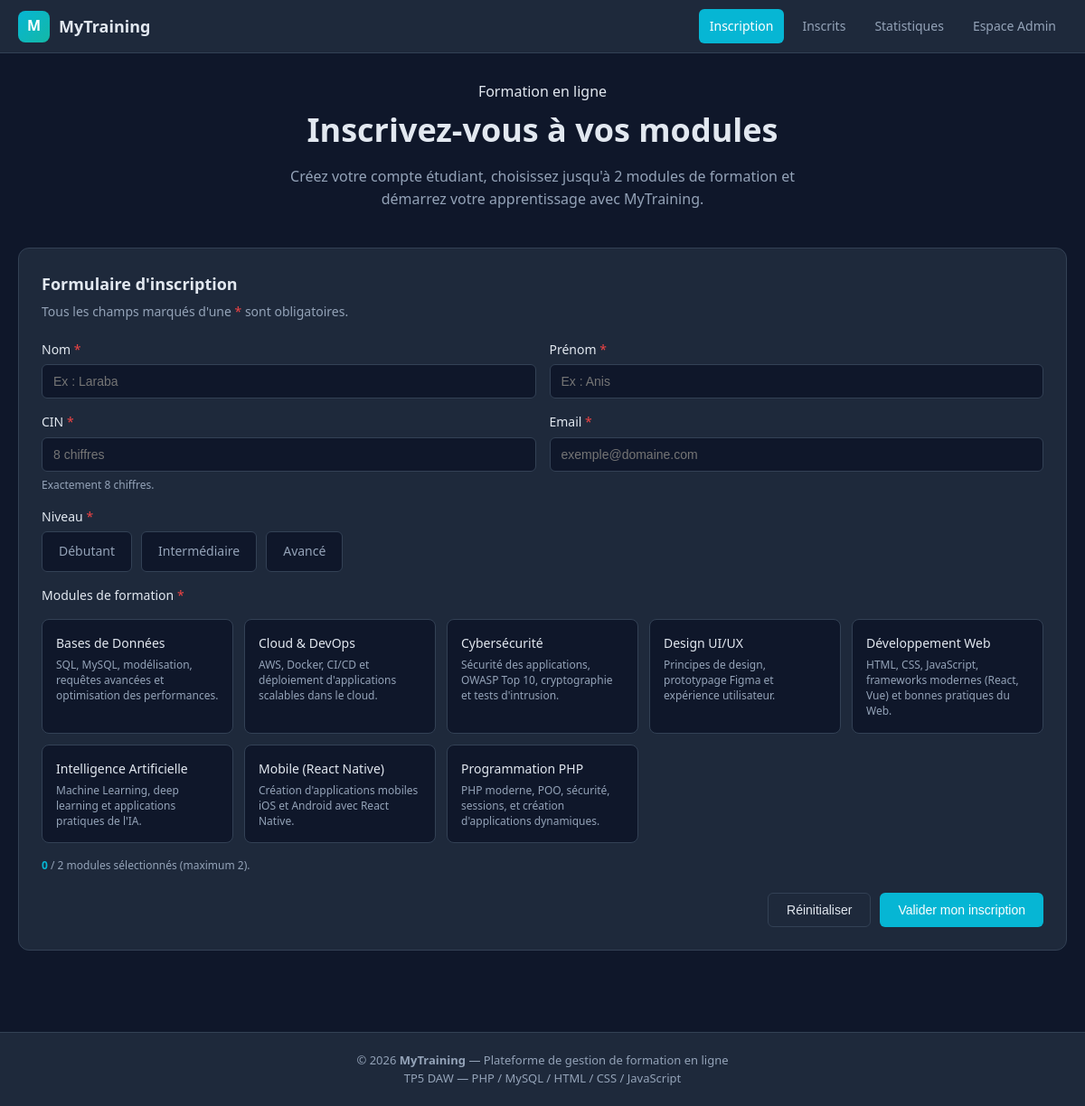
The page / on the database its author committed.
### tables this page shows
CREATE TABLE modules (
  id           INT AUTO_INCREMENT PRIMARY KEY,
  nom_module   VARCHAR(100) NOT NULL,
  description  TEXT,
  icone        VARCHAR(50) DEFAULT 'book'
);

### index.php (the view, shortened to what this page needs)
<?php
require_once __DIR__ . '/includes/db.php';
$modules = $pdo->query("SELECT * FROM modules ORDER BY nom_module")->fetchAll();
include __DIR__ . '/includes/header.php';
?>
<section class="hero">
    <span class="hero-eyebrow">Formation en ligne</span>
    <h1>Inscrivez-vous à vos modules</h1>
    <p>Créez votre compte étudiant, choisissez jusqu'à 2 modules de formation et démarrez votre apprentissage avec MyTraining.</p>
</section>
<div class="card">
    <h2 class="card-title">Formulaire d'inscription</h2>
    <p class="card-subtitle">Tous les champs marqués d'une <span style="color:#ef4444">*</span> sont obligatoires.</p>
    <form action="traitement.php" method="POST" onsubmit="return Verif();" novalidate>
        <div class="form-grid">
            <div class="form-row">
                <label for="nom">Nom <span class="required">*</span></label>
                <input type="text" id="nom" name="nom" placeholder="Ex : Laraba" autocomplete="family-name">
            </div>
            <div class="form-row">
                <label for="prenom">Prénom <span class="required">*</span></label>
                <input type="text" id="prenom" name="prenom" placeholder="Ex : Anis" autocomplete="given-name">
            </div>
            <div class="form-row">
                <label for="cin">CIN <span class="required">*</span></label>
                <input type="text" id="cin" name="cin" placeholder="8 chiffres" maxlength="8" inputmode="numeric">
                <span class="hint">Exactement 8 chiffres.</span>
            </div>
            <div class="form-row">
                <label for="email">Email <span class="required">*</span></label>
                <input type="email" id="email" name="email" placeholder="exemple@domaine.com" autocomplete="email">
            </div>
            <div class="form-row full" id="niveau-group">
                <label>Niveau <span class="required">*</span></label>
                <div class="radio-group">
                    <div class="radio-pill">
                        <label for="n1">Débutant</label>
                    </div>
                    <div class="radio-pill">
                        <label for="n2">Intermédiaire</label>
                    </div>
                    <div class="radio-pill">
                        <label for="n3">Avancé</label>
                    </div>
                </div>
            </div>
            <div class="form-row full" id="modules-group">
                <label>Modules de formation <span class="required">*</span></label>
                <div class="modules-grid">
                    <?php foreach ($modules as $m): ?>
                        <div class="module-card">
                            <label for="mod-<?= (int)$m['id'] ?>">
                                <span class="name"><?= htmlspecialchars($m['nom_module']) ?></span>
                                <span class="desc"><?= htmlspecialchars($m['description']) ?></span>
                            </label>
                        </div>
                    <?php endforeach; ?>
                </div>
                <p class="modules-info">
                    <strong><span id="modules-count">0</span></strong> / 2 modules sélectionnés (maximum 2).
                </p>
            </div>
        </div>
        <div class="form-actions">
            <button type="reset"  class="btn btn-secondary">Réinitialiser</button>
            <button type="submit" class="btn btn-primary">Valider mon inscription</button>
        </div>
    </form>
</div>
<?php include __DIR__ . '/includes/footer.php'; ?>

### includes/header.php (shortened to what this page needs)
<?php
$current = basename($_SERVER['PHP_SELF']);
$isAdmin = isset($_SESSION['admin']);
?>
<!DOCTYPE html>
<html lang="fr">
<head>
    <link rel="stylesheet" href="assets/css/style.css">
</head>
<body>
<header class="navbar">
    <div class="navbar-inner">
        <a href="index.php" class="logo">
            <span class="logo-mark">M</span>
            <span class="logo-text">MyTraining</span>
        </a>
        <nav class="nav-links">
            <a href="index.php"        class="<?= $current === 'index.php' ? 'active' : '' ?>">Inscription</a>
            <a href="liste.php"        class="<?= $current === 'liste.php' ? 'active' : '' ?>">Inscrits</a>
            <a href="statistiques.php" class="<?= $current === 'statistiques.php' ? 'active' : '' ?>">Statistiques</a>
            <?php if ($isAdmin): ?>
                <a href="logout.php" class="btn-link">Déconnexion (<?= htmlspecialchars($_SESSION['admin']) ?>)</a>
            <?php else: ?>
                <a href="login.php" class="<?= $current === 'login.php' ? 'active' : '' ?>">Espace Admin</a>
            <?php endif; ?>
        </nav>
    </div>
</header>
<main class="main-container">

### includes/footer.php (shortened to what this page needs)
</main>
<footer class="footer">
    <div class="footer-inner">
        <p>© <?= date('Y') ?> <strong>MyTraining</strong> — Plateforme de gestion de formation en ligne</p>
        <p class="muted">TP5 DAW — PHP / MySQL / HTML / CSS / JavaScript</p>
    </div>
</footer>
</body>
</html>

### assets/css/style.css (style rules this page uses)
:root { --primary: #06b6d4; --primary-dark: #0891b2; --primary-light: #22d3ee; --bg-dark: #0f172a; --bg-card: #1e293b; --bg-input: #0f172a; --text-main: #e2e8f0; --text-muted: #94a3b8; --border: #334155; --success: #10b981; --danger: #ef4444; --warning: #f59e0b; }
* { box-sizing: border-box; margin: 0; padding: 0; }
body { font-family: 'Segoe UI', Tahoma, Geneva, Verdana, sans-serif; background: #0f172a; color: #e2e8f0; line-height: 1.6; min-height: 100vh; }
a { color: #06b6d4; text-decoration: none; }
.navbar { background: #1e293b; border-bottom: 1px solid #334155; position: sticky; top: 0; z-index: 50; padding: 10px 0; }
.navbar-inner { max-width: 1200px; margin: 0 auto; padding: 0 20px; display: flex; justify-content: space-between; align-items: center; flex-wrap: wrap; }
.logo { display: flex; align-items: center; gap: 10px; text-decoration: none; color: #e2e8f0; }
.logo-mark { width: 35px; height: 35px; background: linear-gradient(135deg, #06b6d4, #14b8a6); border-radius: 8px; display: flex; align-items: center; justify-content: center; font-weight: bold; color: white; }
.logo-text { font-size: 18px; font-weight: 600; }
.nav-links { display: flex; gap: 8px; flex-wrap: wrap; }
.nav-links a { padding: 8px 12px; border-radius: 6px; color: #94a3b8; font-size: 14px; }
.nav-links a.active { background: #06b6d4; color: white; }
.main-container { max-width: 1200px; margin: 0 auto; padding: 30px 20px; }
.hero { text-align: center; margin-bottom: 40px; }
.hero h1 { font-size: 36px; margin-bottom: 10px; color: #e2e8f0; }
.hero p { color: #94a3b8; font-size: 16px; max-width: 600px; margin: 0 auto; }
.card { background: #1e293b; border: 1px solid #334155; border-radius: 12px; padding: 25px; margin-bottom: 20px; }
.card-title { font-size: 18px; font-weight: 600; margin-bottom: 5px; color: #e2e8f0; }
.card-subtitle { color: #94a3b8; font-size: 14px; margin-bottom: 20px; }
.form-grid { display: grid; grid-template-columns: 1fr 1fr; gap: 15px; }
.form-row { display: flex; flex-direction: column; gap: 5px; }
.form-row.full { grid-column: 1 / -1; }
.form-row label { font-size: 14px; font-weight: 500; color: #e2e8f0; }
.form-row label .required { color: #ef4444; }
.form-row input, .form-row select, .form-row textarea { padding: 10px 12px; border: 1px solid #334155; border-radius: 6px; font-size: 14px; background: #0f172a; color: #e2e8f0; }
.form-row .hint { font-size: 12px; color: #94a3b8; }
.radio-group { display: flex; gap: 10px; flex-wrap: wrap; }
.radio-pill label { display: block; padding: 10px 18px; border: 1px solid #334155; border-radius: 6px; cursor: pointer; text-align: center; font-size: 14px; color: #94a3b8; background: #0f172a; transition: all 0.2s; }
.modules-grid { display: grid; grid-template-columns: repeat(auto-fill, minmax(180px, 1fr)); gap: 12px; margin-top: 10px; }
.module-card { position: relative; }
.module-card label { display: block; padding: 15px; border: 1px solid #334155; border-radius: 8px; cursor: pointer; background: #0f172a; transition: all 0.2s; height: 100%; }
.module-card label .name { display: block; font-weight: 500; font-size: 14px; color: #e2e8f0; margin-bottom: 5px; }
.module-card label .desc { display: block; font-size: 12px; color: #94a3b8; line-height: 1.4; }
.modules-info { margin-top: 10px; font-size: 12px; color: #94a3b8; }
.modules-info strong { color: #06b6d4; }
.btn { display: inline-block; padding: 10px 20px; border-radius: 6px; font-size: 14px; font-weight: 500; cursor: pointer; border: none; text-decoration: none; transition: all 0.2s; }
.btn-primary { background: #06b6d4; color: white; }
.btn-secondary { background: transparent; border: 1px solid #334155; color: #e2e8f0; }
.form-actions { margin-top: 20px; display: flex; gap: 10px; justify-content: flex-end; flex-wrap: wrap; }
.footer { background: #1e293b; border-top: 1px solid #334155; padding: 20px; margin-top: 40px; text-align: center; color: #94a3b8; font-size: 13px; }

### rows shown on the page
modules: nom_module "Bases de Données", description "SQL, MySQL, modélisation, requêtes avancées et optimisation des performances."
modules: nom_module "Cloud & DevOps", description "AWS, Docker, CI/CD et déploiement d'applications scalables dans le cloud."
modules: nom_module "Cybersécurité", description "Sécurité des applications, OWASP Top 10, cryptographie et tests d'intrusion."
modules: nom_module "Design UI/UX", description "Principes de design, prototypage Figma et expérience utilisateur."
modules: nom_module "Développement Web", description "HTML, CSS, JavaScript, frameworks modernes (React, Vue) et bonnes pratiques du Web."
modules: nom_module "Intelligence Artificielle", description "Machine Learning, deep learning et applications pratiques de l'IA."
modules: nom_module "Mobile (React Native)", description "Création d'applications mobiles iOS et Android avec React Native."
modules: nom_module "Programmation PHP", description "PHP moderne, POO, sécurité, sessions, et création d'applications dynamiques."
